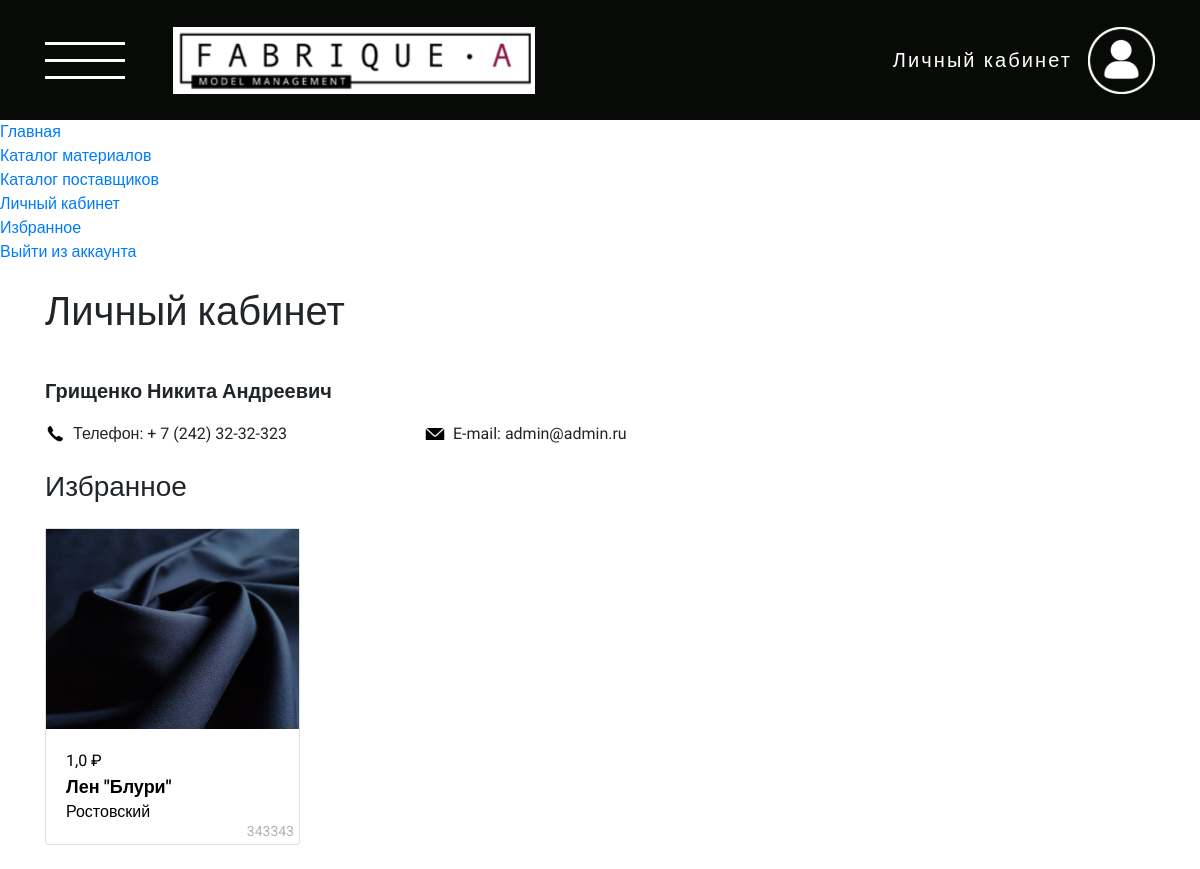
Page /user/account/ (signed in) on the earlier database version.
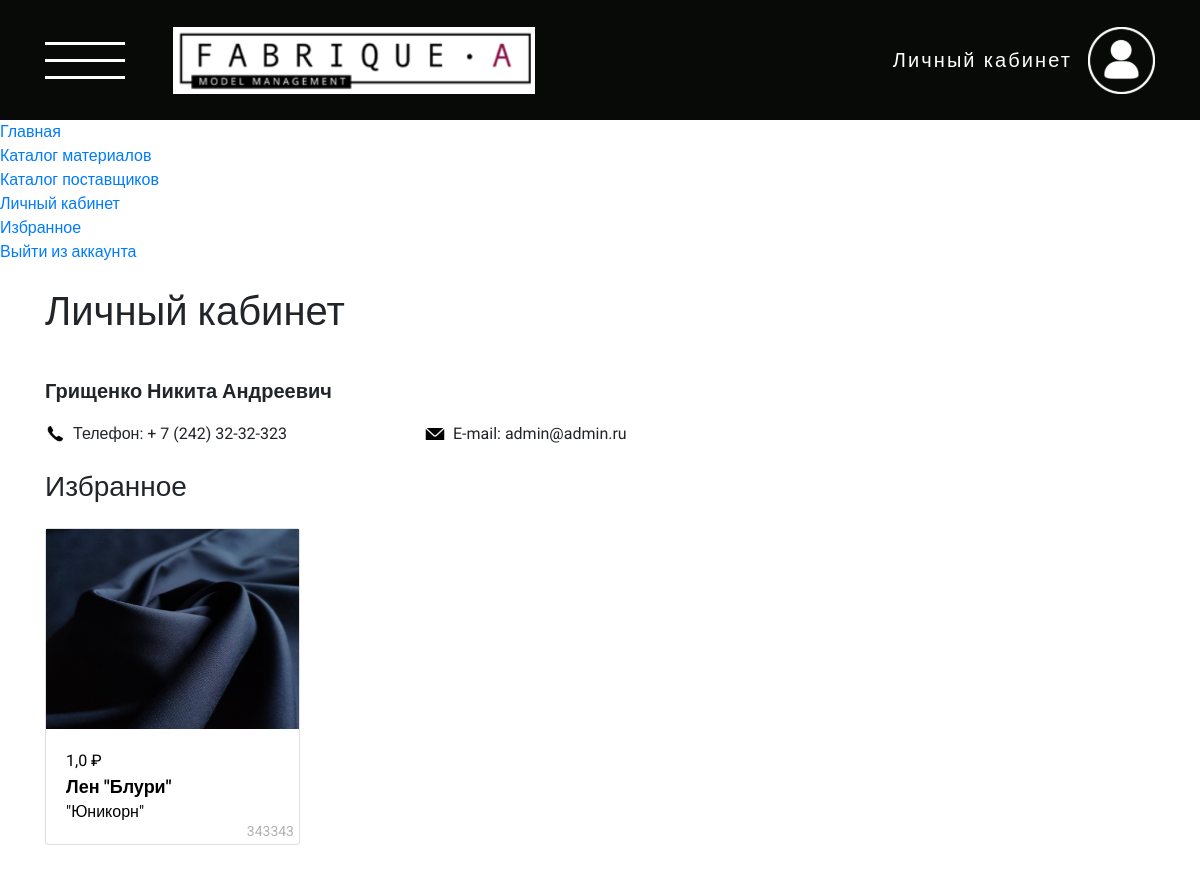
Same page on the later database version.
### cloth/models.py (models this page shows, shortened)
class Favourites(models.Model):
    user = models.ForeignKey(User, verbose_name=_("Пользователь"), on_delete=models.CASCADE)
    cloth = models.ForeignKey(Cloth, verbose_name=_("Ткань"), on_delete=models.CASCADE)
    date_created = models.DateTimeField(_("Дата создания"), default=timezone.now)
    class Meta:
        verbose_name = _("Избранное")
        verbose_name_plural = _("Избранное")

class Cloth(models.Model):
    MATERIAL = [
    ('Текстильные', (
            ('g1e1', 'Хлопок'),
            ('g1e2', 'Лён'),
            ('g1e3', 'Шерсть'),
            ('g1e4', 'Шёлк'),
            ('g1e5', 'Эко-кожа'),
        )
    ),
    ('Технические', (
            ('g2e1', 'Огнестойкая'),
            ('g2e2', 'Для фильтрации'),
            ('g2e3', 'Водостойкая'),
            ('g2e4', 'Обтирочная'),
            ('g2e5', 'Изоляционная'),
        )
    ),
]
    COLOR = [
    ('Без принта', (
            ('white', 'Белый'),
            ('black', 'Черный'),
            ('blue', 'Синий'),
            ('red', 'Красный'),
            ('yellow', 'Жёлтый'),
            ('green', 'Зелёный'),
            ('orange', 'Оранжевый'),
            ('gray', 'Серый'),
            ('brown', 'Коричневый'),
            ('cyan', 'Голубой'),
        )
    ),
    ('С принтом', (
            ('dots', 'Горошек'),
            ('cell', 'Клетка'),
            ('graphic', 'Графический'),
            ('floral', 'Цветочный'),
            ('strip', 'Полоска'),
            ('cartoon', 'Мультяшный'),
        )
    ),
]
    name = models.CharField(max_length=255, verbose_name=_("Название"))
    image = models.ImageField(null=False, blank=False, verbose_name=_("Фото"))
    supplier = models.ForeignKey(Supplier, verbose_name=_("Поставщик"), on_delete=models.CASCADE)
    price = models.FloatField(_("Цена"))
    material = models.CharField(_("Материал"), max_length=25, choices = MATERIAL)
    color = models.CharField(_("Цвет"), max_length=25, choices = COLOR)
    description = models.CharField(max_length=350, null=True, blank=True, verbose_name=_("Описание"))
    article = models.IntegerField(_("Артикул"), unique=True, help_text='6 уникальных цифр')
    class Meta:
        verbose_name = _("Ткань")
        verbose_name_plural = _("Ткани")

class Supplier(models.Model):
    DISTRICT = [
    ('cenral', 'Центральный'),
    ('northwest', 'Северо-западный'),
    ('ural', 'Уральский'),
    ('south', 'Южный'),
    ('privolzhsky', 'Приволжский'),
    ('fareastern', 'Дальневосточный'),
    ('siberian', 'Сибирский'),
]
    name = models.CharField(max_length=254, verbose_name=_("Название"))
    description = models.CharField(max_length=254, verbose_name=_("Описание"), null=True, blank=True)
    date_of_foundation = models.CharField(max_length=254, verbose_name=_("Дата основания"), null=True, blank=True)
    logo = models.ImageField(null=True, blank=True, verbose_name=_("Логотип"))
    district = models.CharField(_("Округ"), max_length=25, choices = DISTRICT)
    types_of_fabrics = models.CharField(_("Виды тканей"), max_length=254, null=True, blank=True)
    address = models.CharField(max_length=254, null=True, blank=True, verbose_name=_("Адрес"))
    phone = models.CharField(max_length=254, null=True, blank=True, verbose_name=_("Номер телефона"))
    email = models.EmailField(_("E-mail"), max_length=254, null=True, blank=True)
    link_to_the_catalog = models.URLField(_("Ссылка на каталог"), max_length=200, null=True, blank=True)
    link_to_the_site = models.URLField(_("Ссылка на сайт"), max_length=200, null=True, blank=True)
    class Meta:
        verbose_name = _("Поставщик")
        verbose_name_plural = _("Поставщики")

### user/views.py (the view)
# urls.py: path('account/', AccountVeiw.as_view(), name='account'),
class AccountVeiw(TemplateView):
    template_name = "pages/account.html"
    def dispatch(self, request, *args, **kwargs):
        if not request.user.is_authenticated:
            return redirect('/')
        return super(AccountVeiw, self).dispatch(request, *args, **kwargs)
    def get_context_data(self, **kwargs):
        context = super().get_context_data(**kwargs)
        current_user = self.request.user
        context['user'] = User.objects.get(id=current_user.id)
        return context

### cloth/templatetags/cloth.py (called while the page is built)
@register.inclusion_tag("components/favourites.html")
def favourites(pk_user) -> dict:
    favourites = Favourites.objects.filter(user_id=pk_user).order_by('-date_created')
    return {
        "object_list": favourites,
    }

### templates/pages/account.html (shortened to what this page needs)
{% extends 'base.html' %}
{% load static cloth %}
{% block header %}
  {% include 'include/header.html' %}
{% endblock header %}
{% block content %}
  <section class="account">
    <div class="container">
      <div class="row">
        <div class="col-12 my-4">
          <h1>Личный кабинет</h1>
        </div>
        <div class="col-12 d-flex align-items-center">
          <p style="font-size: 20px" class="my-3 font-weight-bold">{{user.last_name}} {{user.first_name}} {{user.patronymic}}
          </p>
        </div>
        <div class="col-12 col-lg-4 d-flex align-items-center">
          <div class="mr-2">
            <img width="20" src="{% static 'images/Phone.png' %}" alt="Address">
          </div>
          <p>Телефон: {{user.phone}}</p>
        </div>
        <div class="col-12 col-lg-4 d-flex align-items-center">
          <div class="mr-2">
            <img width="20" src="{% static 'images/Mail.png' %}" alt="Address">
          </div>
          <p>E-mail: {{user.email}}</p>
        </div>
      </div>
      {% favourites user.id %}
    </div>
  </section>
{% endblock content %}

### templates/components/favourites.html
{% load static %}
<div class="row">
  <div class="col-12 my-4">
    <h3>
      Избранное
    </h3>
  </div>
  {% if object_list|length == 0 %}
    <div class="col-12 text-center">
      <h3>
        Пока ничего не добавлено
      </h3>
    </div>
  {% elif object_list|length > 0 %}
    {% for item in object_list %}
      <div class="col-12 col-sm-6 col-lg-4 col-xl-3 mb-4">
        <a class="cloth-link" href="{% url 'cloth:detail' pk=item.cloth.pk %}">
          <div class="card h-100">
            {% if item.cloth.image %}
              <img src="{{item.cloth.image.url}}" alt="image" class="cloth-list__img">
            {% endif %}
            <div style="position: relative;" class="card-body">
              <p class="cloth-card-price">{{item.cloth.price}} ₽</p>
              <p class="cloth-card-name">{{item.cloth.name}}</p>
              <p class="cloth-card-supplier">{{item.cloth.supplier.name}}</p>
              <p style="display: block; position: absolute; bottom: 2px; right: 5px; opacity: 0.3; font-size: 14px">{{ item.cloth.article }}</p>
            </div>
          </div>
        </a>
      </div>
    {% endfor %}
  {% endif %}
</div>

Differences in the rows shown:
changed through a linked row, Favourites "Лен \"Блури\"": cloth.supplier.name "Ростовский" → "\"Юникорн\""
